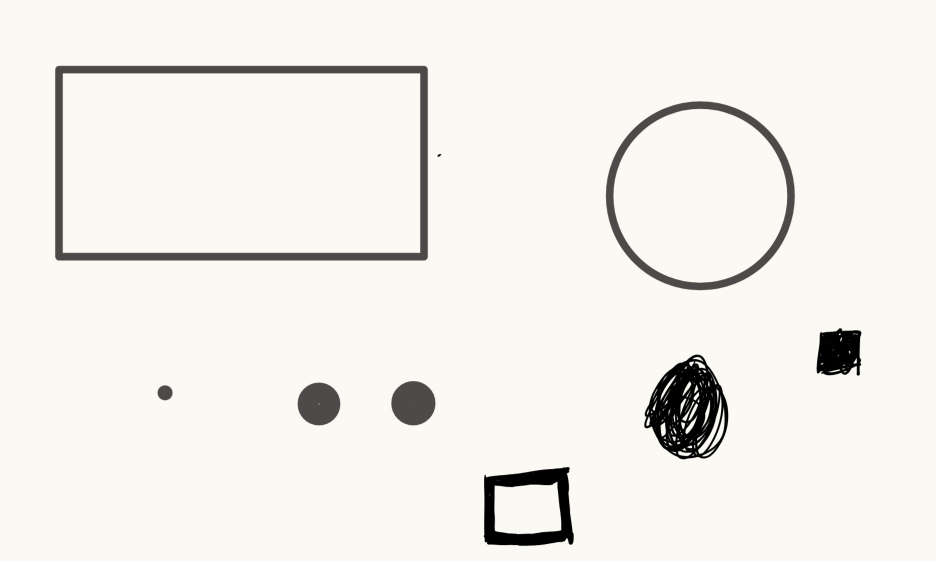
#> input picture PY_/image.jpg, 1872 x 1122 px (shown at 1/2 size)
$ python imageContour.py
#> lines starting #> are read from the running program, lines starting #| are printed output that depends on the picture; after the words box and inside, x2 and y2 are one past the last pixel; in counts of white or black regions, pixels touching at a corner belong together
'''
Author: chasey melancholycy@gmail.com
Date: 2025-02-13 13:27:06
FilePath: /mesh_planner/test/python/imageContour.py
Description:

Copyright (c) 2025 by chasey (melancholycy@gmail.com), All Rights Reserved.
'''
import cv2
import numpy as np
import time  # Import the time module

# 1. 读取本地图片
image_path = './image.jpg'  # 替换为你的图片路径
image = cv2.imread(image_path)
#> image is the input picture: shape (1122, 1872, 3); mean B, G, R 234.3, 239.1, 240.1

if image is None:
    print("无法加载图片，请检查路径是否正确！")
    exit()

# 1.5. 调整图像尺寸为原来的一半
height, width = image.shape[:2]
#> height = 1122; width = 1872
new_size = (width // 2, height // 2)
#> new_size = (936, 561)
print("new_size:", new_size)
#| new_size: (936, 561)
resized_image = cv2.resize(image, new_size, interpolation=cv2.INTER_LINEAR)  # 使用线性插值[^1^]
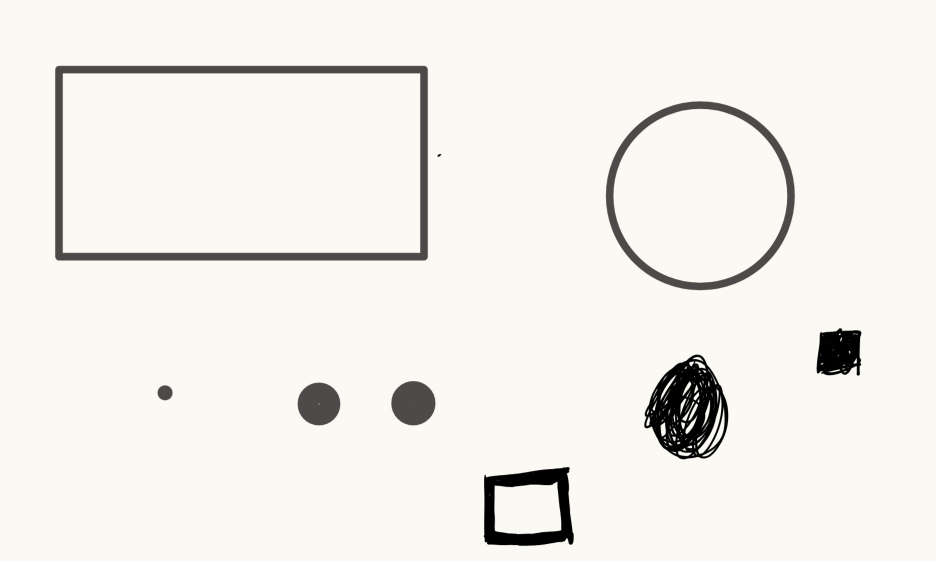
#> resized_image: shape (561, 936, 3); mean B, G, R 234.3, 239.1, 240.1


# 2. 预处理：高斯模糊
blurred_image = cv2.GaussianBlur(resized_image, (5, 5), 0)  # 使用5x5的高斯核进行模糊


start_time = time.time()  # Start timing


# 3. 将图片转换为灰度图
gray_image = cv2.cvtColor(blurred_image, cv2.COLOR_BGR2GRAY)

# 4. 使用膨胀操作增强边缘
kernel = np.ones((3, 3), np.uint8)  # 定义膨胀的核
dilated_image = cv2.dilate(gray_image, kernel, iterations=1)  # 进行一次膨胀
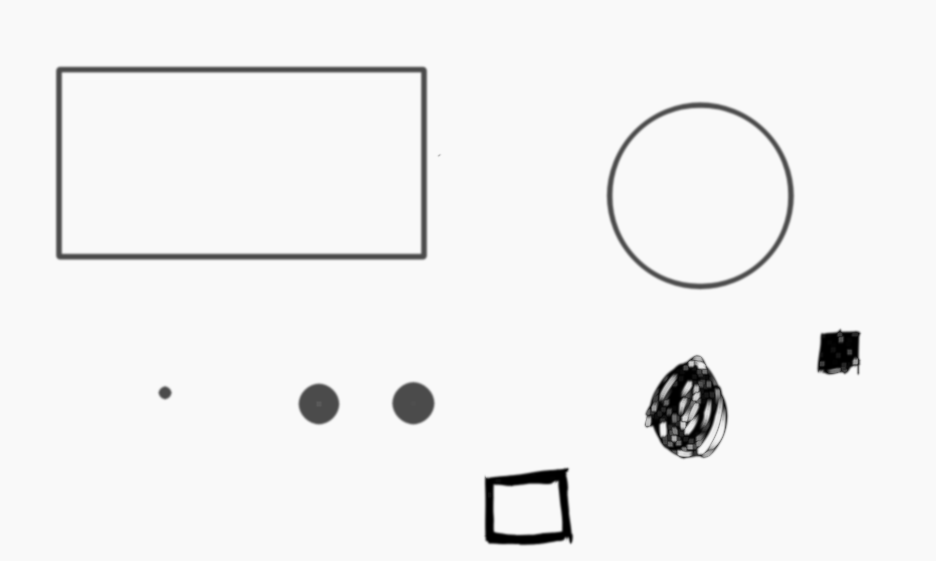
#> dilated_image: shape (561, 936); min 0, max 249, mean 241.4

# 5. 使用Canny边缘检测器提取轮廓
edges = cv2.Canny(dilated_image, 100, 200)
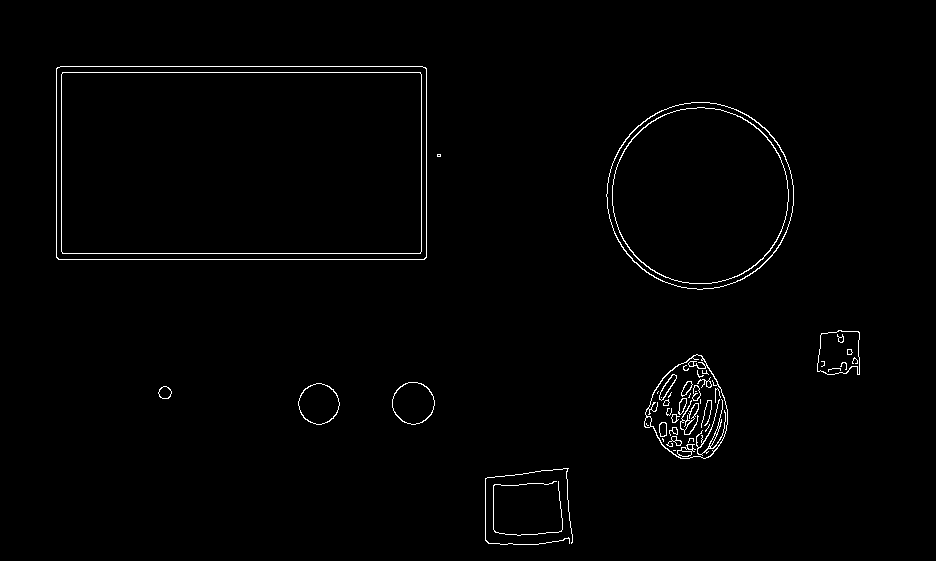
#> edges: shape (561, 936); 1.2% white in thin lines or dots, all inside (x1, y1, x2, y2) = (56, 66, 860, 545)

# 6. 查找轮廓
contours, _ = cv2.findContours(edges, cv2.RETR_EXTERNAL, cv2.CHAIN_APPROX_SIMPLE)
#> contours = 10 contours, 3 with area under 20; largest, box (x1, y1, x2, y2) and area: (56, 66, 427, 260) 71398, (606, 102, 794, 290) 27338, (644, 354, 728, 459) 6034, (817, 330, 860, 375) 1588, (392, 382, 435, 425) 1373, (298, 383, 340, 425) 1274, (158, 386, 172, 399) 121

# 7. 对每个轮廓拟合最小椭圆
for contour in contours:
    # 忽略太小的轮廓
    if len(contour) > 5:  # 椭圆拟合至少需要5个点
        ellipse = cv2.fitEllipse(contour)
        cv2.ellipse(resized_image, ellipse, (0, 255, 0), 2)  # 绘制椭圆，颜色为绿色
#> this loop made 10 passes
#> ellipse on passes 1, 2, 3, 4, 5, 6, 7, 9, 10: ((524.2, 508.4), (57.21, 90.65), 90.3), ((528.1, 507.9), (79.5, 117.1), 83.63), ((164.6, 392.4), (12.57, 12.78), 143.4), ((318.5, 403.5), (40.26, 40.34), 177.6), ((412.9, 402.7), (41.8, 41.96), 4), ((688.1, 410), (78.45, 101.7), 177.8), ((839, 352.1), (46.44, 50.57), 62.23), ((699.8, 195.3), (186.5, 186.6), 87.07), ((241, 162.8), (278.2, 504.8), 90)
#> contour on pass 8: [[437, 154], [437, 156], [440, 156], [440, 154]]
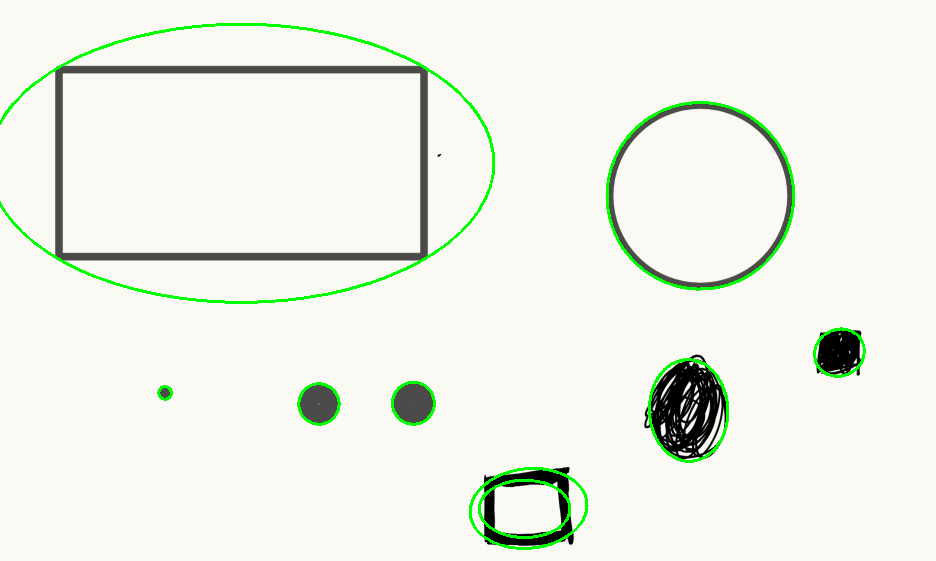
#> resized_image: shape (561, 936, 3); 1.72% of pixels changed, all inside (x1, y1, x2, y2) = (0, 23, 866, 550)

end_time = time.time()
print(f"ellipsoid extract runtime: {(end_time - start_time)*1000:.6f} ms")

# 8. 显示结果
cv2.imshow('Original Image', resized_image)
cv2.imshow('Blurred Image', blurred_image)
cv2.imshow('Gray Image', gray_image)
cv2.imshow('Dilated Image', dilated_image)
cv2.imshow('Edges', edges)
cv2.imshow('Contours with Fitted Ellipses', resized_image)

cv2.waitKey(0)
cv2.destroyAllWindows()
